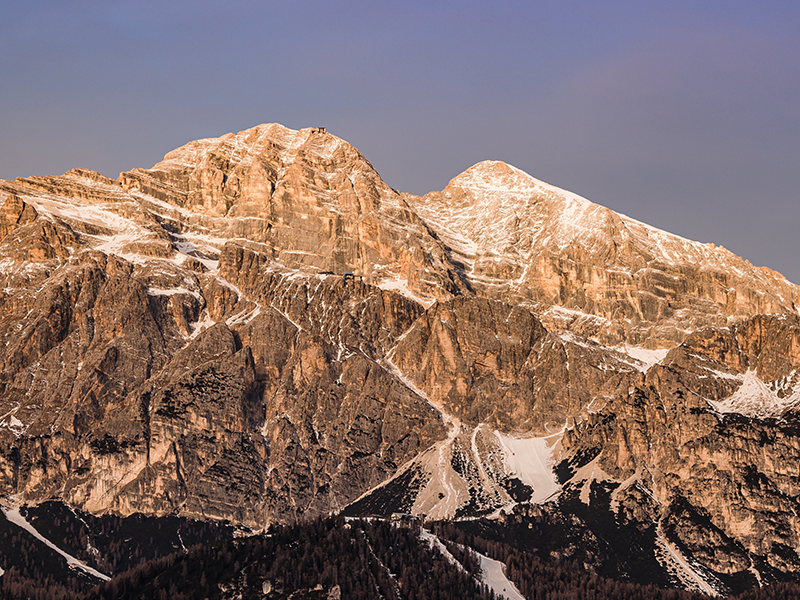
%> input picture demo.cropped.png, 800 x 600 px
$ octave main.m   (GNU Octave 9; MATLAB toolbox functions it lacks are replaced by stand-ins)
%> lines starting %> are read from the running program, lines starting %| are printed output that depends on the picture
### nb_mse.m
function mse = nb_mse(reference, noisy)
    % Calculate the Mean Squared Error (MSE)
    % Inputs:
    %   - reference: 2D int array
    %   - noisy: 2D int array
    % Output:
    %   - mse: float

    if ~isequal(size(reference), size(noisy))
        error('Input arrays must have the same size.');
    end

    differences = (reference - noisy);
    squaredDifferences = differences.^2;
    mse = mean(squaredDifferences(:));
end

### nb_psnr.m
function psnr = nb_psnr(reference, noisy, max_value)
    % Calculate the Peak Signal-to-Noise Ratio (PSNR)
    % Inputs:
    %   - reference: 2D int array
    %   - noisy: 2D int array
    %   - max_value: int (default=255)
    % Output:
    %   - psnr: float

    if ~isequal(size(reference), size(noisy))
        error('Input arrays must have the same size.');
    end

    if nargin < 3
        max_value = 255;
    end

    psnr = 10 * log10((max_value^2) / nb_mse(reference, noisy));
end

### nb_denoise.m
function [denoised, psnr] = nb_denoise( ...
    image_name, ...
    reference, ...
    noisy ...
    )
    % Denoise using 3 methods and return the best result and the psnr
    % Inputs:
    %   - reference: 2D int array
    %   - noisy: 2D int array
    % Output:
    %   - denoised: 2D int array
    %   - psnr: float

    if ~isequal(size(reference), size(noisy))
        error('Input arrays must have the same size.');
    end

    filter_neighbourhood = [3 3];

    fprintf( ...
        "\tDenoising %s image using mean, median and midpoint filters...", ...
        image_name ...
    );

    mean_array=imfilter( ...
        noisy, ...
        fspecial('average', filter_neighbourhood), ...
        0 ...
    );
    mean_psnr = nb_psnr(reference,mean_array);


    median_array=medfilt2(noisy, filter_neighbourhood, 'zeros');
    median_psnr = nb_psnr(reference,median_array);

    midpoint_array=nb_midpoint(noisy, filter_neighbourhood, 0);
    midpoint_psnr = nb_psnr(reference,midpoint_array);

    max_psnr = max([mean_psnr median_psnr midpoint_psnr]);

    if mean_psnr == max_psnr
        denoised = mean_array;
        psnr = mean_psnr;
        best_method='mean';
    elseif median_psnr == max_psnr
        denoised = median_array;
        psnr = median_psnr;
        best_method='median';
    else
        denoised = midpoint_array;
        psnr = midpoint_psnr;
        best_method='midpoint';
    end

    fprintf(" Done\n")

    filter_psnr_pairs = {
        'Mean', mean_psnr;
        'Median', median_psnr;
        'Midpoint', midpoint_psnr;
    };
    filter_psnr_table = cell2table(filter_psnr_pairs, 'VariableNames', {'FilterName', 'PSNR'});
    sorted_filter_psnr_table = sortrows(filter_psnr_table, 'PSNR', 'ascend');
    for i = 1:height(sorted_filter_psnr_table)
        if i == 1
            fprintf('\t\t%s (%f) PSNR', sorted_filter_psnr_table.FilterName{i}, sorted_filter_psnr_table.PSNR(i));
        else
            fprintf(' < %s: (%f) PSNR', sorted_filter_psnr_table.FilterName{i}, sorted_filter_psnr_table.PSNR(i));
        end
    end
    fprintf("\n")

    fprintf( ...
        "\t\tBest filter for this image is %s, with PSNR=%f\n", ...
        best_method, ...
        psnr ...
    );
end

### nb_midpoint.m
function [midpoint] = nb_midpoint( ...
    image, ...
    filter_neighbourhood, ...
    outer_elements)
    % Apply the midpoint filter
    % Inputs:
    %   - image: 2D int array
    %   - filter_neighbourhood: int array (default=[3 3])
    %   - outer_elements: int (default=0)
    % Output:
    %   - I_midpoint: 2D int array

    if nargin < 2
        filter_neighbourhood = [3 3];
    end

    if nargin < 3
        outer_elements = 0;
    end

    image = im2double(image);

    num_elements = filter_neighbourhood(1) * filter_neighbourhood(2);
    outer_elements_array = ones(filter_neighbourhood(1), filter_neighbourhood(2)) * outer_elements;

    max_image = ordfilt2(image, num_elements, ones(filter_neighbourhood), outer_elements_array);
    min_image = ordfilt2(image, 1, ones(filter_neighbourhood), outer_elements_array);

    midpoint = (max_image + min_image) ./ 2;

    midpoint = im2uint8(midpoint);
end

### main.m
%% Clear Workspace
close all;
clear;
clc;

%% User Configurable Variables
input_image_file = 'demo.cropped.png';
gauss_mean = 0;
gauss_variance = 0.005;
salt_and_peper_percent = 0.015;

%% Main Script
% Print script info
fprintf("********************************************************\n");
fprintf("NoiseBuster\n");
fprintf("Developed by Iordanis Kostelidis <iordkost@ihu.gr>\n");
fprintf("********************************************************\n");

% Load RGB image
fprintf("Loading %s image file as RGB... ", input_image_file);
rgb_input_image = imread(input_image_file);
%> rgb_input_image is the input picture: size 600x800x3 uint8; mean R, G, B 135, 111.7, 104.4
fprintf("Done\n");

% Convert RGB to Grayscale image
fprintf("Converting %s image file as to grayscale on memory... ", input_image_file);
input_image = rgb2gray(rgb_input_image);
fprintf("Done\n");
clear input_image_file;
clear rgb_input_image;

% Calculate the coordinates for the four image parts
% (top_left, top_right, bottom_left, bottom_right)
[image_height, image_width, ~] = size(input_image);
%> image_height = 600; image_width = 800
image_height_middle = floor(image_height/2);
%> image_height_middle = 300
image_width_middle = floor(image_width/2);
%> image_width_middle = 400

top_left_x = 1:image_height_middle;
%> top_left_x = 300 values from 1 to 300
top_left_y = 1:image_width_middle;
%> top_left_y = 400 values from 1 to 400

top_right_x = 1:image_height_middle;
%> top_right_x = 300 values from 1 to 300
top_right_y = image_width_middle:image_width;
%> top_right_y = 401 values from 400 to 800

bottom_left_x = image_height_middle:image_height;
bottom_left_y = 1:image_width_middle;

bottom_right_x = image_height_middle:image_height;
bottom_right_y = image_width_middle:image_width;

clear image_height image_width;
clear image_height_middle image_width_middle;

% Create the four image parts
% (top_left, top_right, bottom_left, bottom_right)
image_top_left = input_image(top_left_x, top_left_y);
image_top_right = input_image(top_right_x, top_right_y);
image_bottom_left = input_image(bottom_left_x, bottom_left_y);
image_bottom_right = input_image(bottom_right_x, bottom_right_y);
clear top_left_x top_left_y;
clear top_right_x top_right_y;
clear bottom_left_x bottom_left_y;
clear bottom_right_x bottom_right_y;
clear input_image;

% Apply the noise
fprintf("Applying noise on image segments... ");
noise_image_top_left = imnoise( ...
    image_top_left, ...
    'gaussian', ...
    gauss_mean, ...
    gauss_variance ...
);

noise_image_top_right = imnoise( ...
    image_top_right, ...
    'salt & pepper', ...
    salt_and_peper_percent ...
);

noise_image_bottom_left = imnoise( ...
    image_bottom_left, ...
    'gaussian', ...
    gauss_mean, ...
    gauss_variance ...
);
noise_image_bottom_left = imnoise( ...
    noise_image_bottom_left, ...
    'salt & pepper', ...
    salt_and_peper_percent ...
);

clear gauss_mean gauss_variance salt_and_peper_percent;

% We don't apply any noise on bottom right segment
noise_image_bottom_right = image_bottom_right;
fprintf("Done\n");

% Calculate PSNR between original and noisy images
fprintf("Calculating PSNR between original and noisy images... ")
psnr_top_left = nb_psnr(noise_image_top_left, image_top_left);
%> in nb_mse, `mse = mean(squaredDifferences(:));`: mse = 71.15
%> in nb_psnr, `psnr = 10 * log10((max_value^2) / nb_mse(reference, noisy));`: psnr = 29.61
%> psnr_top_left = 29.61
psnr_top_right = nb_psnr(noise_image_top_right, image_top_right);
%> in nb_mse (call 2), `differences = (reference - noisy);`:
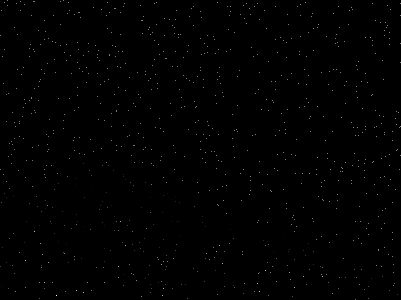
%> differences: size 300x401 uint8; min 0, max 254, mean 0.9
%> in nb_mse (call 2), `mse = mean(squaredDifferences(:));`: mse = 1.95
%> psnr_top_right = 45.22
psnr_bottom_left = nb_psnr(noise_image_bottom_left, image_bottom_left);
%> in nb_mse (call 3), `squaredDifferences = differences.^2;`:
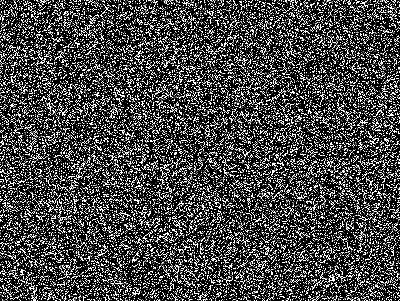
%> squaredDifferences: size 301x400 uint8; min 0, max 255, mean 72.7
%> in nb_mse (call 3), `mse = mean(squaredDifferences(:));`: mse = 72.72
%> psnr_bottom_left = 29.51
psnr_bottom_right = nb_psnr(noise_image_bottom_right, image_bottom_right);
%> in nb_mse (call 4), `differences = (reference - noisy);`: differences: size 301x401 uint8; every value is 0
%> psnr_bottom_right = Inf
fprintf( ...
    "Done,\n\t TL=%f dB, TR=%f dB, BL=%f dB, BR=%f dB. The BR must be Inf (noisy and original are equal)\n", ...
    psnr_top_left, ...
    psnr_top_right, ...
    psnr_bottom_left, ...
    psnr_bottom_right ...
);
%> (printed output is left out)
clear psnr_top_left psnr_top_right psnr_bottom_left psnr_bottom_right;

% Denoise
fprintf("Denoising images using three filters... \n")
[top_left_denoised, ~] = nb_denoise( ...
    'top left', ...
    image_top_left, ...
    noise_image_top_left ...
);
%> in nb_denoise, `mean_array=imfilter( noisy, fspecial('average', filter_neighbourhood),..`:
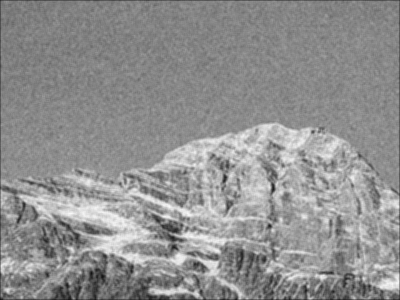
%> mean_array: size 300x400 uint8; min 17, max 248, mean 144
%> in nb_denoise, `mean_psnr = nb_psnr(reference,mean_array);`: mean_psnr = 31.12
%> in nb_mse (call 6), `squaredDifferences = differences.^2;`:
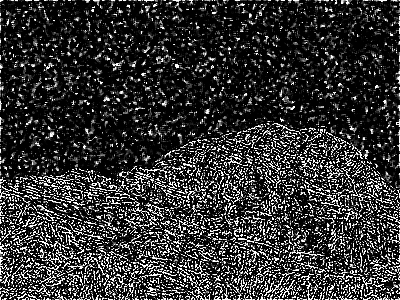
%> squaredDifferences: size 300x400 uint8; min 0, max 255, mean 51.3
%> in nb_mse (call 6), `mse = mean(squaredDifferences(:));`: mse = 51.29
%> in nb_denoise, `median_psnr = nb_psnr(reference,median_array);`: median_psnr = 31.03
%> in nb_midpoint, `max_image = ordfilt2(image, num_elements, ones(filter_neighbourhood), ..`:
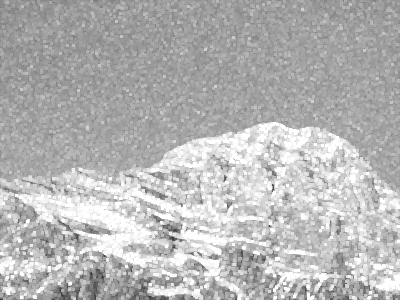
%> max_image: size 300x400 double; min 0.141, max 1, mean 0.712
%> in nb_midpoint, `min_image = ordfilt2(image, 1, ones(filter_neighbourhood), outer_eleme..`:
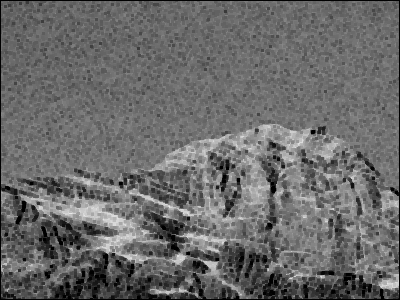
%> min_image: size 300x400 double; min 0, max 0.929, mean 0.414
%> in nb_mse (call 7), `squaredDifferences = differences.^2;`:
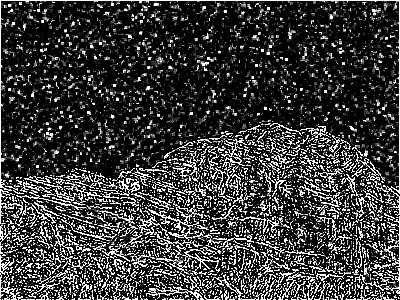
%> squaredDifferences: size 300x400 uint8; min 0, max 255, mean 59.6
%> in nb_mse (call 7), `mse = mean(squaredDifferences(:));`: mse = 59.62
%> in nb_denoise, `midpoint_psnr = nb_psnr(reference,midpoint_array);`: midpoint_psnr = 30.38
%> in nb_denoise, `max_psnr = max([mean_psnr median_psnr midpoint_psnr]);`: max_psnr = 31.12
%> in nb_denoise, `filter_psnr_pairs = { 'Mean', mean_psnr; 'Median', median_psnr; 'Midpo..`: filter_psnr_pairs = {'Mean', 'Median', 'Midpoint', 31.12, 31.03, 30.38}
%> the run ends on the next line
